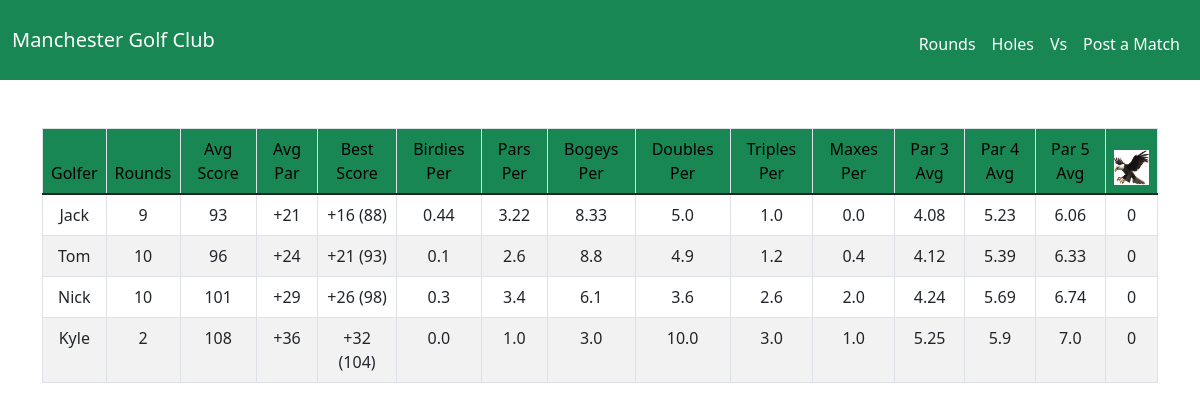
The page / on the database its author committed.
### tables this page shows
CREATE TABLE golfers (id INTEGER PRIMARY KEY AUTOINCREMENT NOT NULL, name TEXT NOT NULL);

### app.py (the view)
@app.route("/")
def homepage():
    all_golfer_stats = []
    golfers = get_golfers()  # Get all golfers
    for golfer in golfers:
        golfer_name = golfer['golfer_name']
        golfers_rounds = get_rounds(golfer_name)  # Get golfers rounds
        if len(golfers_rounds) >= 1:  # Ensure golfer has played a round
            stats = get_stats(golfers_rounds, golfer_name)
            stats.insert(1, len(golfers_rounds))
            all_golfer_stats.append(stats)
    def sorter(e): return e[2]
    all_golfer_stats.sort(key=sorter)
    return render_template("homepage.html", all_golfer_stats=all_golfer_stats)

### golf.py (called while the page is built)
def par_shift(score: int) -> str:
    if score == 0:
        return ("E")
    elif score > 0:
        score = round(score)
        return ("+{}".format(score))
    else:
        return str(score)

def par_shift_reverse(score: str) -> int:
    if score == "E":
        return 0
    elif score[0] == "+":
        return int(score[1:])
    else:
        return int(score)

def get_golfers() -> list:
    golfers = []
    golfer_query = cur.execute("SELECT name FROM golfers ORDER BY name")
    golfer_query = golfer_query.fetchall()
    for golfer in golfer_query:
        golfers.append({"golfer_name": golfer[0]})
    return golfers

def get_rounds(golfer: str) -> list:
    rounds = []
    statement = "SELECT id FROM golfers WHERE name = (?)"
    params = [golfer]
    id_query = cur.execute(statement, params)
    id_query = id_query.fetchone()[0]
    statement = "SELECT * FROM rounds WHERE golfer_id = (?) ORDER BY date DESC"
    params = [id_query]
    round_query = cur.execute(statement, params)
    rounds = round_query.fetchall()
    return rounds

def get_holes(course: tuple) -> list:
    hole_query = cur.execute("SELECT * FROM holes WHERE course_id = (?) "
                             "ORDER BY hole_number", (course[2],))
    holes = hole_query.fetchall()
    return holes

def get_strokes(match: tuple, golfer: str) -> list:
    strokes = []
    for i in range(18):
        strokes.append(match[i + 4])
    strokes.append(round(sum(strokes), 1))
    strokes.insert(9, round(sum(strokes[:9]), 1))
    strokes.insert(19, round(sum(strokes[10:19]), 1))
    strokes.insert(0, golfer)
    return strokes

def get_pars(holes: list) -> list:
    pars = []
    for i in range(18):
        pars.append(holes[i][3])
    pars.insert(9, sum(pars[:9]))
    pars.append(sum(pars[10:19]))
    pars.append(pars[9])
    return pars

### templates/homepage.html (shortened to what this page needs)
{% extends "layout.html" %}
{% block main %}
<div id="content" class="container-sm">
    <table id="myTable" class="table table-bordered table-hover standings">
        <thead class="success">
            <tr style="color:black;background-color:#198754;font-weight:500">
                <td>Golfer</td>
                <td>Rounds</td>
                <td>Avg Score</td>
                <td>Avg Par</td>
                <td>Best Score</td>
                <td>Birdies Per</td>
                <td>Pars Per</td>
                <td>Bogeys Per</td>
                <td>Doubles Per</td>
                <td>Triples Per</td>
                <td>Maxes Per</td>
                <td>Par 3 Avg</td>
                <td>Par 4 Avg</td>
                <td>Par 5 Avg</td>
                <td><img src="static/eagle.png" alt="eagle" width=35 height=35></td>
            </tr>
        </thead>
        {% for golfer in all_golfer_stats %}
            <tr style='cursor: pointer; cursor: hand;' onclick="window.location='/rounds/{{golfer[0]}}';">
            {% for stat in golfer %}
                <td>{{ stat }}</td>
            {% endfor %}
            </tr>
        {% endfor %}
    </table>
</div>
{% endblock %}

### templates/layout.html (shortened to what this page needs)
<!DOCTYPE html>
<html lang="en">
    <head>
        <link href="https://cdn.jsdelivr.net/npm/bootstrap@5.1.3/dist/css/bootstrap.min.css" rel="stylesheet"
>
        <link href="/static/styles.css" rel="stylesheet">
    </head>
    <body>
        <nav class="navbar navbar-expand-lg navbar-light" id="nav">
            <div class="container-fluid">
                <a class="navbar-brand" href="/">Manchester Golf Club</a>
                <div>
                    <ul class="navbar-nav me-auto mt-2">
                        <li class="nav-item"><a class="nav-link" href="/rounds">Rounds</a></li>
                        <li class="nav-item"><a class="nav-link" href="/holes">Holes</a></li>
                        <li class="nav-item"><a class="nav-link" href="/vs">Vs</a></li>
                        <li class="nav-item"><a class="nav-link" href="/post">Post a Match</a></li>
                    </ul>
                </div>
            </div>
        </nav>
        <main class="container-fluid py-5 text-center">
            {% block main %}{% endblock %}
        </main>
    </body>
</html>

### static/styles.css (style rules this page uses)
body { background-color: white; }
nav { background-color:#198754; height: 80px; }
#nav a { color: white; }
.standings tr:nth-of-type(even) { background-color: #f2f2f2; }

### rows shown on the page
golfers: name "Jack", golfer "9" "93" "+21" "+16 (88)" "0.44" "3.22" "8.33" "5.0" "1.0" "0.0" "4.08" "5.23" "6.06" "0"
golfers: name "Tom", golfer "10" "96" "+24" "+21 (93)" "0.1" "2.6" "8.8" "4.9" "1.2" "0.4" "4.12" "5.39" "6.33" "0"
golfers: name "Nick", golfer "10" "101" "+29" "+26 (98)" "0.3" "3.4" "6.1" "3.6" "2.6" "2.0" "4.24" "5.69" "6.74" "0"
golfers: name "Kyle", golfer "2" "108" "+36" "+32 (104)" "0.0" "1.0" "3.0" "10.0" "3.0" "1.0" "5.25" "5.9" "7.0" "0"
